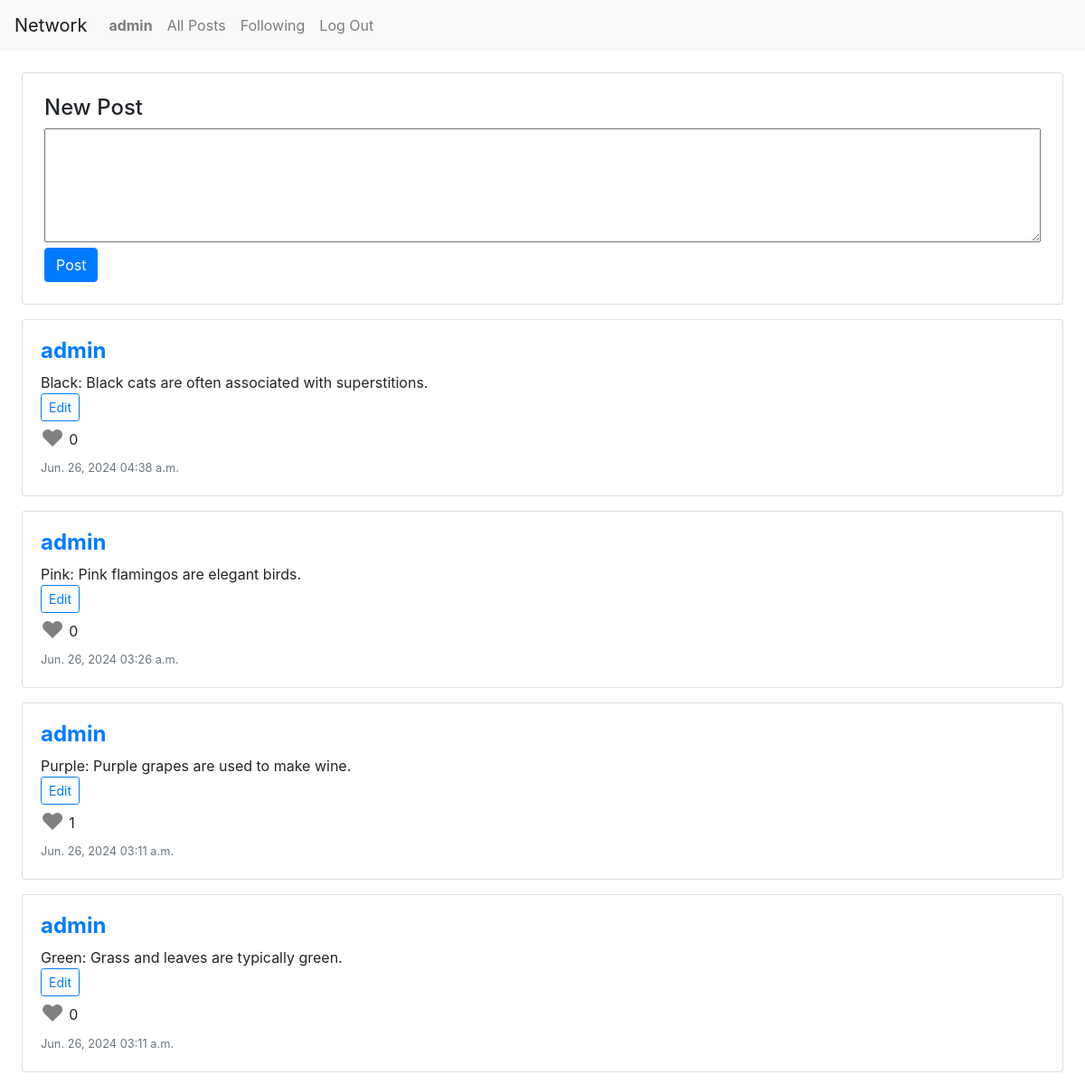
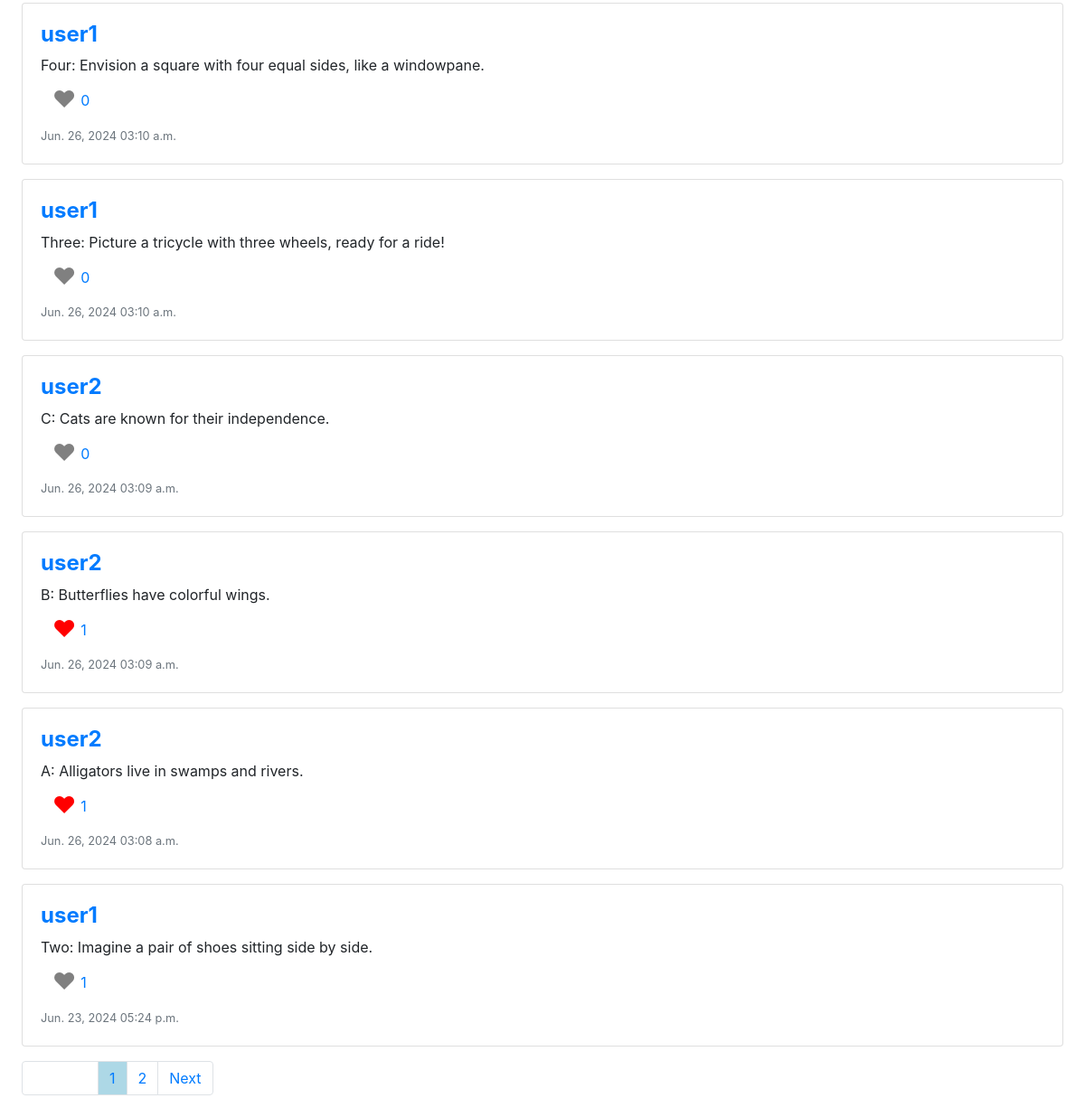
/ (signed in), run on the app's committed database (2 pictures, top to bottom).
### network/models.py (models this page shows, shortened)
class User(AbstractUser):
    pass

class Post(models.Model):
    user = models.ForeignKey(User, on_delete=models.CASCADE)
    content = models.TextField()
    created_at = models.DateTimeField(auto_now_add=True)
    def number_of_like(self):
        total_like = 0
        for like in self.likes.all():
            total_like += 1
        return total_like
    def user_like(self, user_id):
        for like in self.likes.all():
            if like.user.id == user_id:
                return True
        return False

class Like(models.Model):
    user = models.ForeignKey(User, on_delete=models.CASCADE)
    post = models.ForeignKey(Post, related_name="likes", on_delete=models.CASCADE)

### network/views.py (the view, shortened to what this page needs)
# urls.py: path("", views.index, name="index"),
def index(request):
        all_posts = Post.objects.all().order_by('-created_at')
        form = PostForm()
        for post in all_posts:
            post.is_liked = post.user_like(request.user.id)
        paginator = Paginator(all_posts, 10) # Show 10 post per page.
        page_number = request.GET.get('page')
        page_obj = paginator.get_page(page_number)
        return render(request, "network/index.html", {"page_obj": page_obj, "form":form})

### network/views.py
class PostForm(forms.ModelForm):
    class Meta:
        model = Post
        fields = ['content']
        widgets = {
            'content': forms.Textarea(attrs={'rows': 5})
        }

### network/templates/network/index.html (shortened to what this page needs)
{% extends "network/layout.html" %}
{% load static %}
{% block body %}
<div class="m-4">
    <form method="post" action="{% url 'index'%}">
        <div class="card">
            <div class="card-box p-4">
                <div class="row">
                    <div class="col-sm-12">
                        <h4>New Post</h4>
                    </div>
                    <div class="col-sm-12">
                        {{ form.content}}
                    </div>
                </div>
                <div>
                    <button type="submit" class="btn btn-primary">Post</button>
                </div>
            </div>
        </div>
    </form>
    {% for element in page_obj %}
    <div class="card mt-3">
        <div class="card-body">
            <div class="row">
                <div class="col-sm-12">
                    <h4><a href="{% url 'profile' element.user.id%}"><strong>{{element.user.username}}</strong></a></h4>
                </div>
                {% if user.id == element.user.id %}
                <div class="col-sm-12 form-content" data-id="{{element.id}}">
                    <div class="show-content">
                        <div>{{element.content}}</div>
                        <button class="btn btn-sm btn-outline-primary">Edit</button>
                    </div>
                </div>
                {% else %}
                <div class="col-sm-12">
                    <div>
                        <div>{{element.content}}</div>
                    </div>
                </div>
                {% endif %}
                {% if user.id != element.user.id %}
                <div class="like-number col-sm-12">
                    <button class="btn btn-link" data-id="{{element.id}}">
                        {%if element.is_liked%}
                        <span class="heart-like" style="font-size: 1.6em; color: red">&#9829;</span>
                        {%else%}
                        <span class="heart-like" style="font-size: 1.6em; color: gray">&#9829;</span>
                        {%endif%}
                        <span class="number-like"
                            style="position: absolute; padding: 8px 5px;">{{element.number_of_like}}</span>
                    </button>
                </div>
                {% else %}
                <div class="col-sm-12">
                    <div>
                        <span class="heart-like" style="font-size: 1.6em; color: gray">&#9829;</span>
                        <span class="number-like" style="position: absolute;padding: 8px 5px;">{{element.number_of_like}}</span>
                    </div>
                </div>
                {% endif %}
                <div class="col-sm-12"><small class="text-muted">{{element.created_at|date:"M. d, Y h:i a"}}</small>
                </div>
            </div>
        </div>
    </div>
{% endfor %}
<nav class="mt-3">
    <ul class="pagination">
        {% if page_obj.has_previous %}
        <li class="page-item"><a class="page-link" href="?page={{ page_obj.previous_page_number }}">Previous</a></li>
        {% else %}
        <li class="page-item" style="width: 85px"><span class="page-link h-100"></span></li>
        {% endif %}
        {% for i in ''|ljust:page_obj.paginator.num_pages %}
        {% if page_obj.number == forloop.counter%}
        <li class="page-item"><a class="page-link" style="background-color: lightblue;"
                href="?page={{ forloop.counter }}">{{forloop.counter}}</a></li>
        {% else %}
        <li class="page-item"><a class="page-link" href="?page={{ forloop.counter }}">{{forloop.counter}}</a></li>
        {% endif %}
        {% endfor %}
        {% if page_obj.has_next %}
        <li class="page-item"><a class="page-link" href="?page={{ page_obj.next_page_number }}">Next</a></li>
        {% else %}
        <li class="page-item" style="width: 60px;"><span class="page-link h-100"></span></li>
        {% endif %}
    </ul>
</nav>
{% endblock %}

### network/templates/network/layout.html (shortened to what this page needs)
{% load static %}
<!DOCTYPE html>
<html lang="en">
    <head>
        <link rel="stylesheet" href="https://stackpath.bootstrapcdn.com/bootstrap/4.4.1/css/bootstrap.min.css">
        <link href="{% static 'network/styles.css' %}" rel="stylesheet">
    </head>
    <body>
        <nav class="navbar navbar-expand-lg navbar-light bg-light">
            <a class="navbar-brand" href="#">Network</a>
            <div>
              <ul class="navbar-nav mr-auto">
                {% if user.is_authenticated %}
                    <li class="nav-item">
                        <a class="nav-link" href="{% url 'profile' user.id%}"><strong>{{ user.username }}</strong></a>
                    </li>
                {% endif %}
                <li class="nav-item">
                  <a class="nav-link" href="{% url 'index' %}">All Posts</a>
                </li>
                {% if user.is_authenticated %}
                    <li class="nav-item">
                        <a class="nav-link" href="{% url 'following' user.id%}">Following</a>
                    </li>
                    <li class="nav-item">
                        <a class="nav-link" href="{% url 'logout' %}">Log Out</a>
                    </li>
                {% endif %}
              </ul>
            </div>
          </nav>
        <div class="body">
            {% block body %}
            {% endblock %}
        </div>
    </body>
</html>

### network/static/network/styles.css (style rules this page uses)
#id_content { width: 100%; }

### data on the page
User: username "admin"
Post: user.username "admin", content "Black: Black cats are often associated with superstitions.", number_of_like "0", created_at "Jun. 26, 2024 04:38 a.m."
Post: user.username "admin", content "Pink: Pink flamingos are elegant birds.", number_of_like "0", created_at "Jun. 26, 2024 03:26 a.m."
Post: user.username "admin", content "Purple: Purple grapes are used to make wine.", number_of_like "1", created_at "Jun. 26, 2024 03:11 a.m."
Post: user.username "admin", content "Green: Grass and leaves are typically green.", number_of_like "0", created_at "Jun. 26, 2024 03:11 a.m."
Post: user.username "user1", content "Four: Envision a square with four equal sides, like a windowpane.", number_of_like "0", created_at "Jun. 26, 2024 03:10 a.m."
Post: user.username "user1", content "Three: Picture a tricycle with three wheels, ready for a ride!", number_of_like "0", created_at "Jun. 26, 2024 03:10 a.m."
Post: user.username "user2", content "C: Cats are known for their independence.", number_of_like "0", created_at "Jun. 26, 2024 03:09 a.m."
Post: user.username "user2", content "B: Butterflies have colorful wings.", number_of_like "1", created_at "Jun. 26, 2024 03:09 a.m."
Post: user.username "user2", content "A: Alligators live in swamps and rivers.", number_of_like "1", created_at "Jun. 26, 2024 03:08 a.m."
Post: user.username "user1", content "Two: Imagine a pair of shoes sitting side by side.", number_of_like "1", created_at "Jun. 23, 2024 05:24 p.m."
